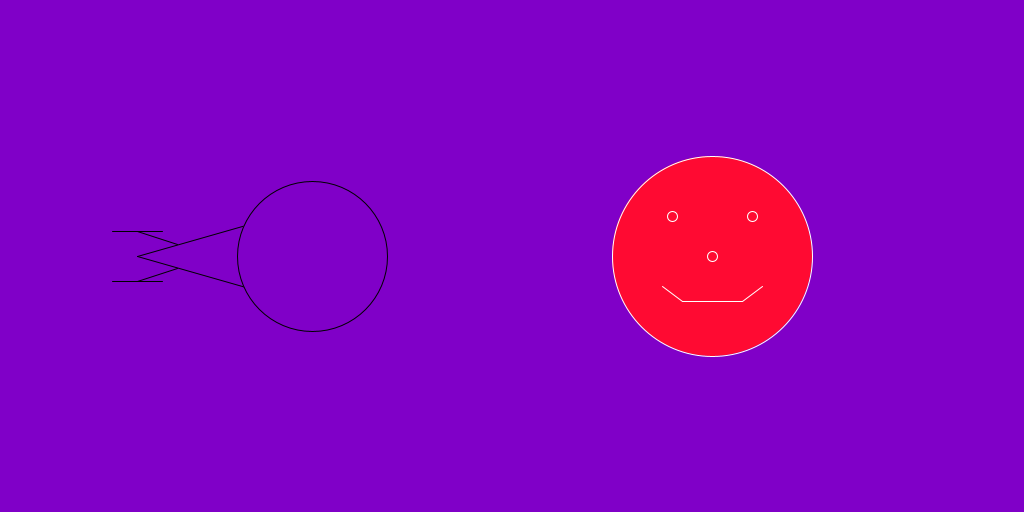
Frame 1 (no input)
Frame 60 (the mouse pressed at the canvas centre just before this capture): identical to frame 1, image omitted
Frame 120 (the mouse held since frame 60 and released just before this capture): identical to frame 1, image omitted

The Processing sketch that drew this single still picture (run headless with seeded random() and noise(); from frame 60 on, the mouse is pressed at the canvas centre):

// Processing sketch: Lab_1
// ── Lab_1.pde
int faceMidpointX = 712;
int faceMidpointY = 256;

int shipMidpointX = 312;
int shipMidpointY = 256;


void setup()
{
  size(1024, 512);
}

void draw()
{
  background(128,0,200);
  
  fill(255, 10, 50);                                                                          //This section draws the face
  stroke(255);                                                
  ellipse(faceMidpointX, faceMidpointY, 200, 200);
  ellipse(faceMidpointX, faceMidpointY, 10, 10);
  ellipse(faceMidpointX - 40, faceMidpointY - 40, 10, 10);
  ellipse(faceMidpointX + 40, faceMidpointY - 40, 10, 10);
  line(faceMidpointX - 50, faceMidpointY + 30, faceMidpointX - 30, faceMidpointY + 45);
  line(faceMidpointX + 50, faceMidpointY + 30, faceMidpointX + 30, faceMidpointY + 45);
  line(faceMidpointX - 30, faceMidpointY + 45, faceMidpointX + 30, faceMidpointY + 45);
  
  
  fill(0, 0, 0, 0);
  stroke(0);
  line(shipMidpointX-175, shipMidpointY-25, shipMidpointX-135, shipMidpointY-12);            //This section draws the Enterprise
  line(shipMidpointX-175, shipMidpointY+25, shipMidpointX-135, shipMidpointY+12);
  line(shipMidpointX, shipMidpointY-50, shipMidpointX-175, shipMidpointY);
  line(shipMidpointX, shipMidpointY+50, shipMidpointX-175, shipMidpointY);
  fill(128,0,200);
  ellipse(shipMidpointX, shipMidpointY, 150, 150);
  line(shipMidpointX-200, shipMidpointY+25, shipMidpointX-150, shipMidpointY+25);
  line(shipMidpointX-200, shipMidpointY-25, shipMidpointX-150, shipMidpointY-25);
}
